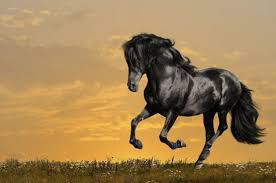
#> input picture fourtyseven/horse.jpg, 276 x 183 px
$ jupyter execute pooling.ipynb
#> lines starting #> are read from the running program, lines starting #| are printed output that depends on the picture
[cell 1]
import numpy as np
from PIL import Image
import matplotlib.pyplot as plt

[cell 2]
img=Image.open("../horse.jpg")
#> img is the input picture: PIL image 276x183 RGB; mean R, G, B 160.7, 129.6, 82.8

[cell 3]
small=img.resize((400,300))
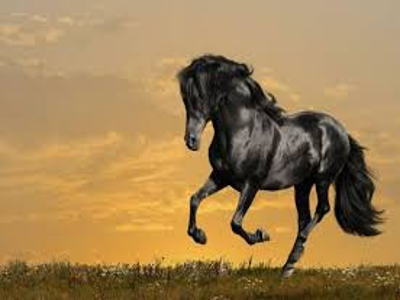
#> small: PIL image 400x300 RGB; mean R, G, B 160.7, 129.6, 82.8

[cell 4]
num_img=np.array(small)

[cell 5]
num_img_b=num_img.mean(axis=2)
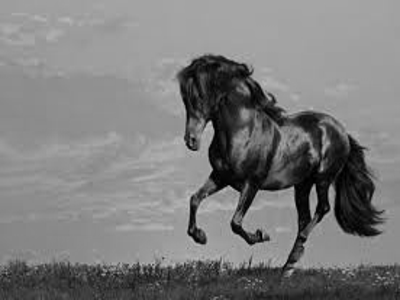
#> num_img_b: shape (300, 400) float64; min 0, max 201.7, mean 124.3

[cell 6]
pad_img=np.pad(num_img_b,mode="constant",pad_width=1)
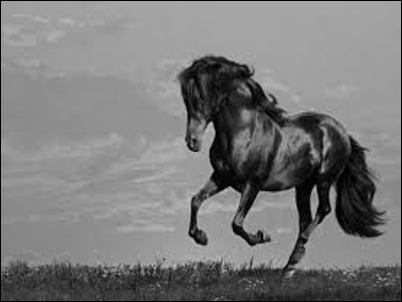
#> pad_img: shape (302, 402) float64; min 0, max 201.7, mean 122.9

[cell 7]
plt.imshow(pad_img)

[cell 8]
final=np.zeros([num_img.shape[0]//2,num_img.shape[1]//2])

[cell 9]
final

[cell 10]
for x in range(final.shape[0]):
    for y in range(final.shape[1]):
        cut=pad_img[2*x:2*x+2,2*y:2*y+2]
        final[x,y]=np.max(cut)
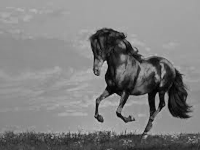
#> final: shape (150, 200) float64; min 1, max 201.7, mean 128.4

$ run again, with fourtyseven/mon.jpg copied over fourtyseven/horse.jpg
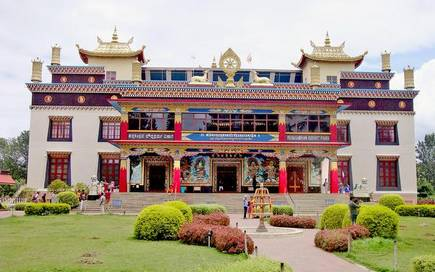
#> input picture fourtyseven/mon.jpg, 435 x 272 px
#> img is the input picture: PIL image 435x272 RGB; mean R, G, B 166.5, 153.6, 137.3
#> `small=img.resize((400,300))`:
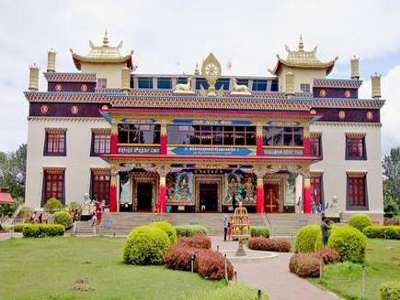
#> small: PIL image 400x300 RGB; mean R, G, B 166.5, 153.6, 137.3
#> after the loop `for x in range(final.shape[0]):`:
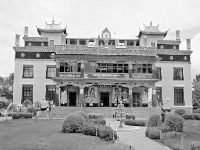
#> final: shape (150, 200) float64; min 1.67, max 255, mean 164.2
